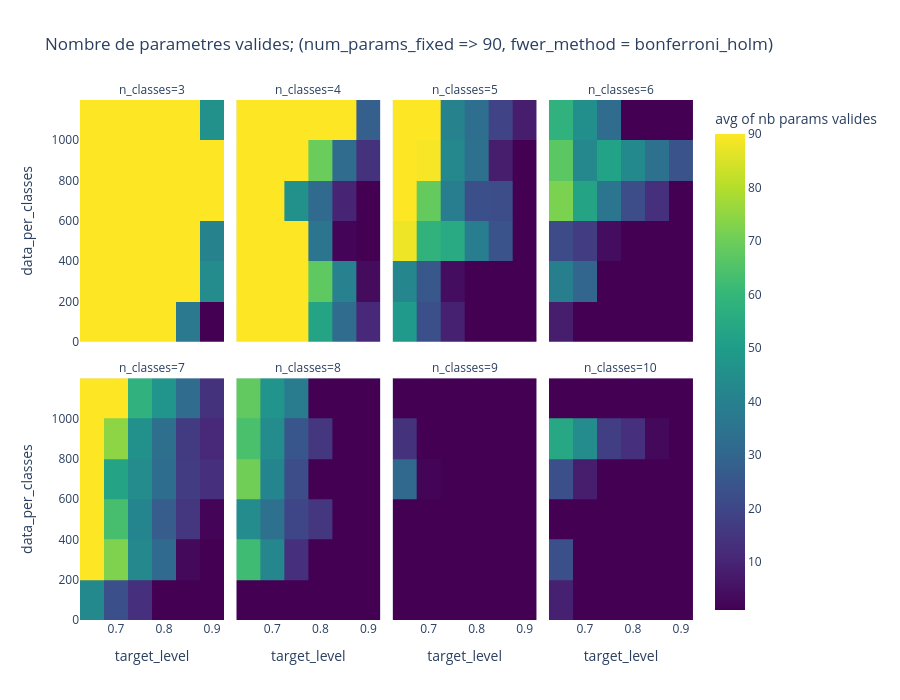

The notebook cell saved with this chart:
### Code cell
n_classes_range = np.arange(3, 11)  # 3 à 10
num_params_fixed = 90  # au-dela de ~80-90, augmenter num_params ne change plus le resultat
data_per_classes_range = np.array([100, 200, 300, 400, 500, 600, 700, 800, 900, 1000])  # 100 à 1000 (pas de 100) + 2000
target_level_range = np.round(np.arange(0.65, 0.95, 0.05), 2)  # 0.65 à 0.9 (pas de 0.05)
fwer_method_bonferroni_holm = "bonferroni_holm"

results = np.full(
    (len(n_classes_range), len(data_per_classes_range), len(target_level_range)),
    np.nan,
)

for i, n_classes in enumerate(n_classes_range):
    for j, data_per_classes in enumerate(data_per_classes_range):
        for k, target_level in enumerate(target_level_range):
            results[i, j, k] = run_exp_multiclasse(
                n_classes=n_classes,
                num_params=num_params_fixed,
                target_level=target_level,
                show_plot=False,
                data_per_classes=data_per_classes,
                fwer_method=fwer_method_bonferroni_holm,
            )


# Heatmap facettee : un facet par n_classes, x = target_level, y = data_per_classes,
# couleur = nb de parametres valides trouves par LTT. Les cellules a 0 sont
# masquees (NaN) pour ne pas les afficher.
grid_n_classes, grid_data_per_classes, grid_target_level = np.meshgrid(
    n_classes_range, data_per_classes_range, target_level_range, indexing="ij"
)

df_results = pd.DataFrame({
    "n_classes": grid_n_classes.ravel(),
    "data_per_classes": grid_data_per_classes.ravel(),
    "target_level": grid_target_level.ravel(),
    "nb_params_valides": np.where(results.ravel() == 0, np.nan, results.ravel()),
})

fig = px.density_heatmap(
    df_results,
    x="target_level",
    y="data_per_classes",
    z="nb_params_valides",
    histfunc="avg",
    facet_col="n_classes",
    facet_col_wrap=4,
    color_continuous_scale="Viridis",
    labels={"nb_params_valides": "nb params valides"},
    title=f"Nombre de parametres valides; (num_params_fixed => 90, fwer_method = {fwer_method_bonferroni_holm})",
)
fig.update_layout(height=700)
fig.show()

### Figure 1 — Plotly figure (JSON) as saved in the notebook; plotly's stock layout.template omitted (floating-point values rounded to 4 significant figures)
{"data": [{"coloraxis": "coloraxis", "histfunc": "avg", "hovertemplate": "n_classes=3<br>target_level=%{x}<br>data_per_classes=%{y}<br>avg of nb params valides=%{z}<extra></extra>", "name": "", "type": "histogram2d", "x": [0.65, 0.7, 0.75, 0.8, 0.85, 0.9, 0.65, 0.7, 0.75, 0.8, 0.85, 0.9, 0.65, 0.7, 0.75, 0.8, 0.85, 0.9, 0.65, 0.7, 0.75, 0.8, 0.85, 0.9, 0.65, 0.7, 0.75, 0.8, 0.85, 0.9, 0.65, 0.7, 0.75, 0.8, 0.85, 0.9, 0.65, 0.7, 0.75, 0.8, 0.85, 0.9, 0.65, 0.7, 0.75, 0.8, 0.85, 0.9, 0.65, 0.7, 0.75, 0.8, 0.85, 0.9, 0.65, 0.7, 0.75, 0.8, 0.85, 0.9], "xaxis": "x5", "xbingroup": "x", "y": [100, 100, 100, 100, 100, 100, 200, 200, 200, 200, 200, 200, 300, 300, 300, 300, 300, 300, 400, 400, 400, 400, 400, 400, 500, 500, 500, 500, 500, 500, 600, 600, 600, 600, 600, 600, 700, 700, 700, 700, 700, 700, 800, 800, 800, 800, 800, 800, 900, 900, 900, 900, 900, 900, 1000, 1000, 1000, 1000, 1000, 1000], "yaxis": "y5", "ybingroup": "y", "z": [90.0, 90.0, 90.0, 90.0, 37.0, NaN, 90.0, 90.0, 90.0, 90.0, 90.0, 44.0, 90.0, 90.0, 90.0, 90.0, 90.0, 44.0, 90.0, 90.0, 90.0, 90.0, 90.0, 51.0, 90.0, 90.0, 90.0, 90.0, 90.0, 31.0, 90.0, 90.0, 90.0, 90.0, 90.0, 90.0, 90.0, 90.0, 90.0, 90.0, 90.0, 90.0, 90.0, 90.0, 90.0, 90.0, 90.0, 90.0, 90.0, 90.0, 90.0, 90.0, 90.0, 90.0, 90.0, 90.0, 90.0, 90.0, 90.0, 46.0]}, {"coloraxis": "coloraxis", "histfunc": "avg", "hovertemplate": "n_classes=4<br>target_level=%{x}<br>data_per_classes=%{y}<br>avg of nb params valides=%{z}<extra></extra>", "name": "", "type": "histogram2d", "x": [0.65, 0.7, 0.75, 0.8, 0.85, 0.9, 0.65, 0.7, 0.75, 0.8, 0.85, 0.9, 0.65, 0.7, 0.75, 0.8, 0.85, 0.9, 0.65, 0.7, 0.75, 0.8, 0.85, 0.9, 0.65, 0.7, 0.75, 0.8, 0.85, 0.9, 0.65, 0.7, 0.75, 0.8, 0.85, 0.9, 0.65, 0.7, 0.75, 0.8, 0.85, 0.9, 0.65, 0.7, 0.75, 0.8, 0.85, 0.9, 0.65, 0.7, 0.75, 0.8, 0.85, 0.9, 0.65, 0.7, 0.75, 0.8, 0.85, 0.9], "xaxis": "x6", "xbingroup": "x", "y": [100, 100, 100, 100, 100, 100, 200, 200, 200, 200, 200, 200, 300, 300, 300, 300, 300, 300, 400, 400, 400, 400, 400, 400, 500, 500, 500, 500, 500, 500, 600, 600, 600, 600, 600, 600, 700, 700, 700, 700, 700, 700, 800, 800, 800, 800, 800, 800, 900, 900, 900, 900, 900, 900, 1000, 1000, 1000, 1000, 1000, 1000], "yaxis": "y6", "ybingroup": "y", "z": [90.0, 90.0, 90.0, 53.0, 32.0, 11.0, 90.0, 90.0, 90.0, 90.0, 46.0, 4.0, 90.0, 90.0, 90.0, 45.0, 34.0, 3.0, 90.0, 90.0, 90.0, 37.0, NaN, NaN, 90.0, 90.0, 90.0, 34.0, 2.0, NaN, 90.0, 90.0, 51.0, 36.0, 14.0, NaN, 90.0, 90.0, 41.0, 27.0, 6.0, NaN, 90.0, 90.0, 90.0, 90.0, 32.0, 12.0, 90.0, 90.0, 90.0, 49.0, 32.0, 16.0, 90.0, 90.0, 90.0, 90.0, 90.0, 28.0]}, {"coloraxis": "coloraxis", "histfunc": "avg", "hovertemplate": "n_classes=5<br>target_level=%{x}<br>data_per_classes=%{y}<br>avg of nb params valides=%{z}<extra></extra>", "name": "", "type": "histogram2d", "x": [0.65, 0.7, 0.75, 0.8, 0.85, 0.9, 0.65, 0.7, 0.75, 0.8, 0.85, 0.9, 0.65, 0.7, 0.75, 0.8, 0.85, 0.9, 0.65, 0.7, 0.75, 0.8, 0.85, 0.9, 0.65, 0.7, 0.75, 0.8, 0.85, 0.9, 0.65, 0.7, 0.75, 0.8, 0.85, 0.9, 0.65, 0.7, 0.75, 0.8, 0.85, 0.9, 0.65, 0.7, 0.75, 0.8, 0.85, 0.9, 0.65, 0.7, 0.75, 0.8, 0.85, 0.9, 0.65, 0.7, 0.75, 0.8, 0.85, 0.9], "xaxis": "x7", "xbingroup": "x", "y": [100, 100, 100, 100, 100, 100, 200, 200, 200, 200, 200, 200, 300, 300, 300, 300, 300, 300, 400, 400, 400, 400, 400, 400, 500, 500, 500, 500, 500, 500, 600, 600, 600, 600, 600, 600, 700, 700, 700, 700, 700, 700, 800, 800, 800, 800, 800, 800, 900, 900, 900, 900, 900, 900, 1000, 1000, 1000, 1000, 1000, 1000], "yaxis": "y7", "ybingroup": "y", "z": [49.0, 23.0, 9.0, NaN, NaN, NaN, 48.0, 29.0, 4.0, NaN, NaN, NaN, 36.0, 22.0, NaN, NaN, NaN, NaN, 86.0, 27.0, NaN, NaN, NaN, NaN, 90.0, 90.0, 55.0, 39.0, 24.0, NaN, 90.0, 90.0, 52.0, 36.0, 22.0, NaN, 90.0, 47.0, 26.0, 10.0, NaN, NaN, 90.0, 88.0, 39.0, NaN, NaN, NaN, 90.0, 90.0, 46.0, 34.0, 8.0, NaN, 90.0, 90.0, 41.0, 33.0, 19.0, 8.0]}, {"coloraxis": "coloraxis", "histfunc": "avg", "hovertemplate": "n_classes=6<br>target_level=%{x}<br>data_per_classes=%{y}<br>avg of nb params valides=%{z}<extra></extra>", "name": "", "type": "histogram2d", "x": [0.65, 0.7, 0.75, 0.8, 0.85, 0.9, 0.65, 0.7, 0.75, 0.8, 0.85, 0.9, 0.65, 0.7, 0.75, 0.8, 0.85, 0.9, 0.65, 0.7, 0.75, 0.8, 0.85, 0.9, 0.65, 0.7, 0.75, 0.8, 0.85, 0.9, 0.65, 0.7, 0.75, 0.8, 0.85, 0.9, 0.65, 0.7, 0.75, 0.8, 0.85, 0.9, 0.65, 0.7, 0.75, 0.8, 0.85, 0.9, 0.65, 0.7, 0.75, 0.8, 0.85, 0.9, 0.65, 0.7, 0.75, 0.8, 0.85, 0.9], "xaxis": "x8", "xbingroup": "x", "y": [100, 100, 100, 100, 100, 100, 200, 200, 200, 200, 200, 200, 300, 300, 300, 300, 300, 300, 400, 400, 400, 400, 400, 400, 500, 500, 500, 500, 500, 500, 600, 600, 600, 600, 600, 600, 700, 700, 700, 700, 700, 700, 800, 800, 800, 800, 800, 800, 900, 900, 900, 900, 900, 900, 1000, 1000, 1000, 1000, 1000, 1000], "yaxis": "y8", "ybingroup": "y", "z": [8.0, NaN, NaN, NaN, NaN, NaN, 21.0, NaN, NaN, NaN, NaN, NaN, 58.0, 30.0, NaN, NaN, NaN, NaN, 32.0, 17.0, 4.0, NaN, NaN, NaN, 11.0, NaN, NaN, NaN, NaN, NaN, 90.0, 61.0, 34.0, NaN, NaN, NaN, 54.0, 45.0, 37.0, 22.0, 13.0, NaN, 44.0, 23.0, NaN, NaN, NaN, NaN, 90.0, 62.0, 52.0, 43.0, 34.0, 24.0, 58.0, 45.0, 32.0, NaN, NaN, NaN]}, {"coloraxis": "coloraxis", "histfunc": "avg", "hovertemplate": "n_classes=7<br>target_level=%{x}<br>data_per_classes=%{y}<br>avg of nb params valides=%{z}<extra></extra>", "name": "", "type": "histogram2d", "x": [0.65, 0.7, 0.75, 0.8, 0.85, 0.9, 0.65, 0.7, 0.75, 0.8, 0.85, 0.9, 0.65, 0.7, 0.75, 0.8, 0.85, 0.9, 0.65, 0.7, 0.75, 0.8, 0.85, 0.9, 0.65, 0.7, 0.75, 0.8, 0.85, 0.9, 0.65, 0.7, 0.75, 0.8, 0.85, 0.9, 0.65, 0.7, 0.75, 0.8, 0.85, 0.9, 0.65, 0.7, 0.75, 0.8, 0.85, 0.9, 0.65, 0.7, 0.75, 0.8, 0.85, 0.9, 0.65, 0.7, 0.75, 0.8, 0.85, 0.9], "xaxis": "x", "xbingroup": "x", "y": [100, 100, 100, 100, 100, 100, 200, 200, 200, 200, 200, 200, 300, 300, 300, 300, 300, 300, 400, 400, 400, 400, 400, 400, 500, 500, 500, 500, 500, 500, 600, 600, 600, 600, 600, 600, 700, 700, 700, 700, 700, 700, 800, 800, 800, 800, 800, 800, 900, 900, 900, 900, 900, 900, 1000, 1000, 1000, 1000, 1000, 1000], "yaxis": "y", "ybingroup": "y", "z": [43.0, 23.0, 13.0, 1.0, NaN, NaN, 90.0, 90.0, 52.0, 39.0, 3.0, NaN, 90.0, 55.0, 33.0, 24.0, 3.0, NaN, 90.0, 69.0, 45.0, 36.0, 24.0, 2.0, 90.0, 58.0, 38.0, 18.0, 6.0, NaN, 90.0, 59.0, 48.0, 38.0, 25.0, 13.0, 90.0, 47.0, 40.0, 27.0, 9.0, NaN, 90.0, 90.0, 46.0, 29.0, 10.0, NaN, 90.0, 59.0, 46.0, 38.0, 23.0, 11.0, 90.0, 90.0, 58.0, 47.0, 32.0, 14.0]}, {"coloraxis": "coloraxis", "histfunc": "avg", "hovertemplate": "n_classes=8<br>target_level=%{x}<br>data_per_classes=%{y}<br>avg of nb params valides=%{z}<extra></extra>", "name": "", "type": "histogram2d", "x": [0.65, 0.7, 0.75, 0.8, 0.85, 0.9, 0.65, 0.7, 0.75, 0.8, 0.85, 0.9, 0.65, 0.7, 0.75, 0.8, 0.85, 0.9, 0.65, 0.7, 0.75, 0.8, 0.85, 0.9, 0.65, 0.7, 0.75, 0.8, 0.85, 0.9, 0.65, 0.7, 0.75, 0.8, 0.85, 0.9, 0.65, 0.7, 0.75, 0.8, 0.85, 0.9, 0.65, 0.7, 0.75, 0.8, 0.85, 0.9, 0.65, 0.7, 0.75, 0.8, 0.85, 0.9, 0.65, 0.7, 0.75, 0.8, 0.85, 0.9], "xaxis": "x2", "xbingroup": "x", "y": [100, 100, 100, 100, 100, 100, 200, 200, 200, 200, 200, 200, 300, 300, 300, 300, 300, 300, 400, 400, 400, 400, 400, 400, 500, 500, 500, 500, 500, 500, 600, 600, 600, 600, 600, 600, 700, 700, 700, 700, 700, 700, 800, 800, 800, 800, 800, 800, 900, 900, 900, 900, 900, 900, 1000, 1000, 1000, 1000, 1000, 1000], "yaxis": "y2", "ybingroup": "y", "z": [NaN, NaN, NaN, NaN, NaN, NaN, 62.0, 42.0, 13.0, NaN, NaN, NaN, NaN, NaN, NaN, NaN, NaN, NaN, NaN, NaN, NaN, NaN, NaN, NaN, 44.0, 34.0, 20.0, 15.0, NaN, NaN, 90.0, 44.0, 27.0, 1.0, NaN, NaN, 51.0, 39.0, 17.0, NaN, NaN, NaN, 57.0, 41.0, 19.0, NaN, NaN, NaN, 71.0, 47.0, 31.0, 15.0, NaN, NaN, 68.0, 47.0, 38.0, NaN, NaN, NaN]}, {"coloraxis": "coloraxis", "histfunc": "avg", "hovertemplate": "n_classes=9<br>target_level=%{x}<br>data_per_classes=%{y}<br>avg of nb params valides=%{z}<extra></extra>", "name": "", "type": "histogram2d", "x": [0.65, 0.7, 0.75, 0.8, 0.85, 0.9, 0.65, 0.7, 0.75, 0.8, 0.85, 0.9, 0.65, 0.7, 0.75, 0.8, 0.85, 0.9, 0.65, 0.7, 0.75, 0.8, 0.85, 0.9, 0.65, 0.7, 0.75, 0.8, 0.85, 0.9, 0.65, 0.7, 0.75, 0.8, 0.85, 0.9, 0.65, 0.7, 0.75, 0.8, 0.85, 0.9, 0.65, 0.7, 0.75, 0.8, 0.85, 0.9, 0.65, 0.7, 0.75, 0.8, 0.85, 0.9, 0.65, 0.7, 0.75, 0.8, 0.85, 0.9], "xaxis": "x3", "xbingroup": "x", "y": [100, 100, 100, 100, 100, 100, 200, 200, 200, 200, 200, 200, 300, 300, 300, 300, 300, 300, 400, 400, 400, 400, 400, 400, 500, 500, 500, 500, 500, 500, 600, 600, 600, 600, 600, 600, 700, 700, 700, 700, 700, 700, 800, 800, 800, 800, 800, 800, 900, 900, 900, 900, 900, 900, 1000, 1000, 1000, 1000, 1000, 1000], "yaxis": "y3", "ybingroup": "y", "z": [NaN, NaN, NaN, NaN, NaN, NaN, NaN, NaN, NaN, NaN, NaN, NaN, NaN, NaN, NaN, NaN, NaN, NaN, NaN, NaN, NaN, NaN, NaN, NaN, NaN, NaN, NaN, NaN, NaN, NaN, NaN, NaN, NaN, NaN, NaN, NaN, 31.0, 2.0, NaN, NaN, NaN, NaN, NaN, NaN, NaN, NaN, NaN, NaN, 14.0, NaN, NaN, NaN, NaN, NaN, NaN, NaN, NaN, NaN, NaN, NaN]}, {"coloraxis": "coloraxis", "histfunc": "avg", "hovertemplate": "n_classes=10<br>target_level=%{x}<br>data_per_classes=%{y}<br>avg of nb params valides=%{z}<extra></extra>", "name": "", "type": "histogram2d", "x": [0.65, 0.7, 0.75, 0.8, 0.85, 0.9, 0.65, 0.7, 0.75, 0.8, 0.85, 0.9, 0.65, 0.7, 0.75, 0.8, 0.85, 0.9, 0.65, 0.7, 0.75, 0.8, 0.85, 0.9, 0.65, 0.7, 0.75, 0.8, 0.85, 0.9, 0.65, 0.7, 0.75, 0.8, 0.85, 0.9, 0.65, 0.7, 0.75, 0.8, 0.85, 0.9, 0.65, 0.7, 0.75, 0.8, 0.85, 0.9, 0.65, 0.7, 0.75, 0.8, 0.85, 0.9, 0.65, 0.7, 0.75, 0.8, 0.85, 0.9], "xaxis": "x4", "xbingroup": "x", "y": [100, 100, 100, 100, 100, 100, 200, 200, 200, 200, 200, 200, 300, 300, 300, 300, 300, 300, 400, 400, 400, 400, 400, 400, 500, 500, 500, 500, 500, 500, 600, 600, 600, 600, 600, 600, 700, 700, 700, 700, 700, 700, 800, 800, 800, 800, 800, 800, 900, 900, 900, 900, 900, 900, 1000, 1000, 1000, 1000, 1000, 1000], "yaxis": "y4", "ybingroup": "y", "z": [9.0, NaN, NaN, NaN, NaN, NaN, 23.0, NaN, NaN, NaN, NaN, NaN, NaN, NaN, NaN, NaN, NaN, NaN, NaN, NaN, NaN, NaN, NaN, NaN, NaN, NaN, NaN, NaN, NaN, NaN, 36.0, 8.0, NaN, NaN, NaN, NaN, 10.0, NaN, NaN, NaN, NaN, NaN, 56.0, 49.0, 12.0, NaN, NaN, NaN, 52.0, 39.0, 23.0, 13.0, 3.0, NaN, NaN, NaN, NaN, NaN, NaN, NaN]}], "layout": {"annotations": [{"font": {}, "showarrow": false, "text": "n_classes=7", "x": 0.1175, "xanchor": "center", "xref": "paper", "y": 0.465, "yanchor": "bottom", "yref": "paper"}, {"font": {}, "showarrow": false, "text": "n_classes=8", "x": 0.3725, "xanchor": "center", "xref": "paper", "y": 0.465, "yanchor": "bottom", "yref": "paper"}, {"font": {}, "showarrow": false, "text": "n_classes=9", "x": 0.6275, "xanchor": "center", "xref": "paper", "y": 0.465, "yanchor": "bottom", "yref": "paper"}, {"font": {}, "showarrow": false, "text": "n_classes=10", "x": 0.8825, "xanchor": "center", "xref": "paper", "y": 0.465, "yanchor": "bottom", "yref": "paper"}, {"font": {}, "showarrow": false, "text": "n_classes=3", "x": 0.1175, "xanchor": "center", "xref": "paper", "y": 1.0, "yanchor": "bottom", "yref": "paper"}, {"font": {}, "showarrow": false, "text": "n_classes=4", "x": 0.3725, "xanchor": "center", "xref": "paper", "y": 1.0, "yanchor": "bottom", "yref": "paper"}, {"font": {}, "showarrow": false, "text": "n_classes=5", "x": 0.6275, "xanchor": "center", "xref": "paper", "y": 1.0, "yanchor": "bottom", "yref": "paper"}, {"font": {}, "showarrow": false, "text": "n_classes=6", "x": 0.8825, "xanchor": "center", "xref": "paper", "y": 1.0, "yanchor": "bottom", "yref": "paper"}], "coloraxis": {"autocolorscale": false, "colorbar": {"title": {"text": "avg of nb params valides"}}, "colorscale": [[0, "#440154"], [0.1111, "#482878"], [0.2222, "#3e4989"], [0.3333, "#31688e"], [0.4444, "#26828e"], [0.5556, "#1f9e89"], [0.6667, "#35b779"], [0.7778, "#6ece58"], [0.8889, "#b5de2b"], [1, "#fde725"]]}, "height": 700, "legend": {"tracegroupgap": 0}, "title": {"text": "Nombre de parametres valides; (num_params_fixed => 90, fwer_method = bonferroni_holm)"}, "xaxis": {"anchor": "y", "domain": [0, 0.235], "title": {"text": "target_level"}}, "xaxis2": {"anchor": "y2", "domain": [0.255, 0.49], "matches": "x", "title": {"text": "target_level"}}, "xaxis3": {"anchor": "y3", "domain": [0.51, 0.745], "matches": "x", "title": {"text": "target_level"}}, "xaxis4": {"anchor": "y4", "domain": [0.765, 1.0], "matches": "x", "title": {"text": "target_level"}}, "xaxis5": {"anchor": "y5", "domain": [0, 0.235], "matches": "x", "showticklabels": false}, "xaxis6": {"anchor": "y6", "domain": [0.255, 0.49], "matches": "x", "showticklabels": false}, "xaxis7": {"anchor": "y7", "domain": [0.51, 0.745], "matches": "x", "showticklabels": false}, "xaxis8": {"anchor": "y8", "domain": [0.765, 1.0], "matches": "x", "showticklabels": false}, "yaxis": {"anchor": "x", "domain": [0, 0.465], "title": {"text": "data_per_classes"}}, "yaxis2": {"anchor": "x2", "domain": [0, 0.465], "matches": "y", "showticklabels": false}, "yaxis3": {"anchor": "x3", "domain": [0, 0.465], "matches": "y", "showticklabels": false}, "yaxis4": {"anchor": "x4", "domain": [0, 0.465], "matches": "y", "showticklabels": false}, "yaxis5": {"anchor": "x5", "domain": [0.535, 1.0], "matches": "y", "title": {"text": "data_per_classes"}}, "yaxis6": {"anchor": "x6", "domain": [0.535, 1.0], "matches": "y", "showticklabels": false}, "yaxis7": {"anchor": "x7", "domain": [0.535, 1.0], "matches": "y", "showticklabels": false}, "yaxis8": {"anchor": "x8", "domain": [0.535, 1.0], "matches": "y", "showticklabels": false}}}
